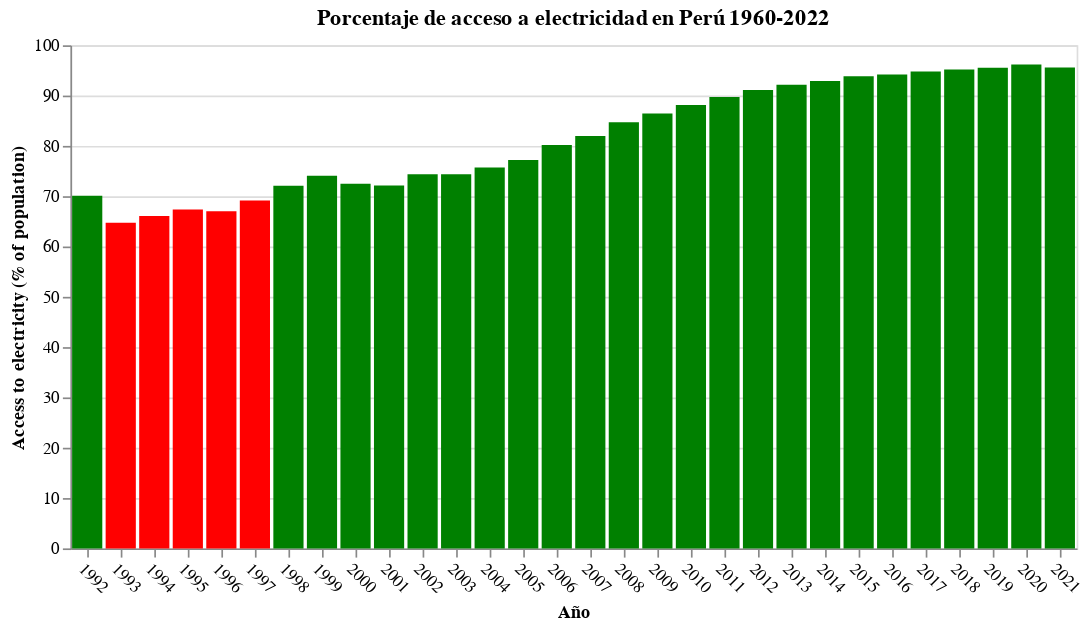

The notebook cell this image was saved under:
### Code cell
#Grafico de Perú -Electricidad de total de poblacion a lo largo de los años

perubd=bdtotal2[bdtotal2['Country Name']=='Peru']

alt.Chart(perubd).mark_bar().encode(
    alt.X('Año'),
    alt.Y("Access to electricity (% of population)"),
    color=alt.condition(alt.datum['Access to electricity (% of population)']>=70,
                                 alt.value('green'),
                                 alt.value('red')),
    tooltip=["Access to electricity (% of population)", "Año"]
).properties(
    title={"text": "Porcentaje de acceso a electricidad en Perú 1960-2022", "color": "Black"}).configure_axisX(labelAngle=45)

### Figure 1 — Vega specification as saved in the notebook (floating-point values rounded to 4 significant figures)
{"$schema": "https://vega.github.io/schema/vega/v5.json", "data": [{"name": "source_0", "values": [{"Access to electricity (% of population)": 70.1, "Access to electricity (% of population)_end": 70.1, "Access to electricity (% of population)_start": 0.0, "Año": "1992"}, {"Access to electricity (% of population)": 64.75, "Access to electricity (% of population)_end": 64.75, "Access to electricity (% of population)_start": 0.0, "Año": "1993"}, {"Access to electricity (% of population)": 66.05, "Access to electricity (% of population)_end": 66.05, "Access to electricity (% of population)_start": 0.0, "Año": "1994"}, {"Access to electricity (% of population)": 67.35, "Access to electricity (% of population)_end": 67.35, "Access to electricity (% of population)_start": 0.0, "Año": "1995"}, {"Access to electricity (% of population)": 67.0, "Access to electricity (% of population)_end": 67.0, "Access to electricity (% of population)_start": 0.0, "Año": "1996"}, {"Access to electricity (% of population)": 69.16, "Access to electricity (% of population)_end": 69.16, "Access to electricity (% of population)_start": 0.0, "Año": "1997"}, {"Access to electricity (% of population)": 72.07, "Access to electricity (% of population)_end": 72.07, "Access to electricity (% of population)_start": 0.0, "Año": "1998"}, {"Access to electricity (% of population)": 74.08, "Access to electricity (% of population)_end": 74.08, "Access to electricity (% of population)_start": 0.0, "Año": "1999"}, {"Access to electricity (% of population)": 72.5, "Access to electricity (% of population)_end": 72.5, "Access to electricity (% of population)_start": 0.0, "Año": "2000"}, {"Access to electricity (% of population)": 72.11, "Access to electricity (% of population)_end": 72.11, "Access to electricity (% of population)_start": 0.0, "Año": "2001"}, {"Access to electricity (% of population)": 74.38, "Access to electricity (% of population)_end": 74.38, "Access to electricity (% of population)_start": 0.0, "Año": "2002"}, {"Access to electricity (% of population)": 74.38, "Access to electricity (% of population)_end": 74.38, "Access to electricity (% of population)_start": 0.0, "Año": "2003"}, {"Access to electricity (% of population)": 75.69, "Access to electricity (% of population)_end": 75.69, "Access to electricity (% of population)_start": 0.0, "Año": "2004"}, {"Access to electricity (% of population)": 77.17, "Access to electricity (% of population)_end": 77.17, "Access to electricity (% of population)_start": 0.0, "Año": "2005"}, {"Access to electricity (% of population)": 80.16, "Access to electricity (% of population)_end": 80.16, "Access to electricity (% of population)_start": 0.0, "Año": "2006"}, {"Access to electricity (% of population)": 81.99, "Access to electricity (% of population)_end": 81.99, "Access to electricity (% of population)_start": 0.0, "Año": "2007"}, {"Access to electricity (% of population)": 84.68, "Access to electricity (% of population)_end": 84.68, "Access to electricity (% of population)_start": 0.0, "Año": "2008"}, {"Access to electricity (% of population)": 86.42, "Access to electricity (% of population)_end": 86.42, "Access to electricity (% of population)_start": 0.0, "Año": "2009"}, {"Access to electricity (% of population)": 88.12, "Access to electricity (% of population)_end": 88.12, "Access to electricity (% of population)_start": 0.0, "Año": "2010"}, {"Access to electricity (% of population)": 89.71, "Access to electricity (% of population)_end": 89.71, "Access to electricity (% of population)_start": 0.0, "Año": "2011"}, {"Access to electricity (% of population)": 91.1, "Access to electricity (% of population)_end": 91.1, "Access to electricity (% of population)_start": 0.0, "Año": "2012"}, {"Access to electricity (% of population)": 92.14, "Access to electricity (% of population)_end": 92.14, "Access to electricity (% of population)_start": 0.0, "Año": "2013"}, {"Access to electricity (% of population)": 92.92, "Access to electricity (% of population)_end": 92.92, "Access to electricity (% of population)_start": 0.0, "Año": "2014"}, {"Access to electricity (% of population)": 93.85, "Access to electricity (% of population)_end": 93.85, "Access to electricity (% of population)_start": 0.0, "Año": "2015"}, {"Access to electricity (% of population)": 94.2, "Access to electricity (% of population)_end": 94.2, "Access to electricity (% of population)_start": 0.0, "Año": "2016"}, {"Access to electricity (% of population)": 94.8, "Access to electricity (% of population)_end": 94.8, "Access to electricity (% of population)_start": 0.0, "Año": "2017"}, {"Access to electricity (% of population)": 95.2, "Access to electricity (% of population)_end": 95.2, "Access to electricity (% of population)_start": 0.0, "Año": "2018"}, {"Access to electricity (% of population)": 95.55, "Access to electricity (% of population)_end": 95.55, "Access to electricity (% of population)_start": 0.0, "Año": "2019"}, {"Access to electricity (% of population)": 96.2, "Access to electricity (% of population)_end": 96.2, "Access to electricity (% of population)_start": 0.0, "Año": "2020"}, {"Access to electricity (% of population)": 95.6, "Access to electricity (% of population)_end": 95.6, "Access to electricity (% of population)_start": 0.0, "Año": "2021"}]}, {"name": "source_0_x_domain_Año", "values": [{"Año": "1992"}, {"Año": "1993"}, {"Año": "1994"}, {"Año": "1995"}, {"Año": "1996"}, {"Año": "1997"}, {"Año": "1998"}, {"Año": "1999"}, {"Año": "2000"}, {"Año": "2001"}, {"Año": "2002"}, {"Año": "2003"}, {"Año": "2004"}, {"Año": "2005"}, {"Año": "2006"}, {"Año": "2007"}, {"Año": "2008"}, {"Año": "2009"}, {"Año": "2010"}, {"Año": "2011"}, {"Año": "2012"}, {"Año": "2013"}, {"Año": "2014"}, {"Año": "2015"}, {"Año": "2016"}, {"Año": "2017"}, {"Año": "2018"}, {"Año": "2019"}, {"Año": "2020"}, {"Año": "2021"}]}], "signals": [{"name": "x_step", "value": 20}, {"name": "width", "update": "bandspace(domain('x').length, 0.1, 0.05) * x_step"}], "marks": [{"type": "rect", "name": "marks", "from": {"data": "source_0"}, "encode": {"update": {"ariaRoleDescription": {"value": "bar"}, "y": {"field": "Access to electricity (% of population)_end", "scale": "y"}, "y2": {"field": "Access to electricity (% of population)_start", "scale": "y"}, "fill": [{"value": "green", "test": "(datum['Access to electricity (% of population)'] >= 70)"}, {"value": "red"}], "tooltip": {"signal": "{\"Access to electricity (% of population)\": format(datum[\"Access to electricity (% of population)\"], \"\"), \"Año\": isValid(datum[\"Año\"]) ? datum[\"Año\"] : \"\"+datum[\"Año\"]}"}, "x": {"field": "Año", "scale": "x"}, "width": {"signal": "max(0.25, bandwidth('x'))"}, "description": {"signal": "\"Año: \" + (isValid(datum[\"Año\"]) ? datum[\"Año\"] : \"\"+datum[\"Año\"]) + \"; Access to electricity (% of population): \" + (format(datum[\"Access to electricity (% of population)\"], \"\"))"}}}, "style": ["bar"]}], "scales": [{"name": "x", "type": "band", "domain": {"data": "source_0_x_domain_Año", "field": "Año", "sort": true}, "range": {"step": {"signal": "x_step"}}, "paddingOuter": 0.05, "paddingInner": 0.1}, {"name": "y", "type": "linear", "domain": {"data": "source_0", "fields": ["Access to electricity (% of population)_start", "Access to electricity (% of population)_end"]}, "range": [{"signal": "height"}, 0], "zero": true, "nice": true}], "axes": [{"scale": "y", "minExtent": 0, "gridScale": "x", "grid": true, "maxExtent": 0, "ticks": false, "zindex": 0, "labels": false, "tickCount": {"signal": "ceil(height/40)"}, "domain": false, "aria": false, "orient": "left"}, {"scale": "x", "labelBaseline": "top", "title": "Año", "grid": false, "labelAlign": "left", "orient": "bottom", "zindex": 0}, {"scale": "y", "orient": "left", "title": "Access to electricity (% of population)", "tickCount": {"signal": "ceil(height/40)"}, "labelOverlap": true, "zindex": 0, "grid": false}], "title": {"text": "Porcentaje de acceso a electricidad en Perú 1960-2022", "frame": "group", "color": "Black"}, "style": "cell", "config": {"axisX": {"labelAngle": 45}}, "background": "white", "padding": 5, "height": 300}
